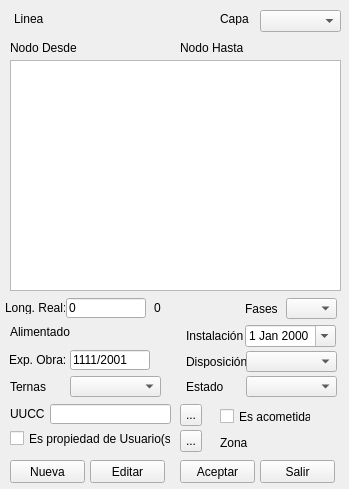
<?xml version="1.0" encoding="UTF-8"?>
<ui version="4.0">
 <class>Form</class>
 <widget class="QWidget" name="Form">
  <property name="windowModality">
   <enum>Qt::ApplicationModal</enum>
  </property>
  <property name="geometry">
   <rect>
    <x>0</x>
    <y>0</y>
    <width>349</width>
    <height>489</height>
   </rect>
  </property>
  <property name="windowTitle">
   <string>Linea</string>
  </property>
  <widget class="QComboBox" name="cmbCapa">
   <property name="geometry">
    <rect>
     <x>260</x>
     <y>10</y>
     <width>81</width>
     <height>22</height>
    </rect>
   </property>
  </widget>
  <widget class="QLineEdit" name="txtLongitud">
   <property name="geometry">
    <rect>
     <x>66</x>
     <y>298</y>
     <width>80</width>
     <height>20</height>
    </rect>
   </property>
   <property name="inputMethodHints">
    <set>Qt::ImhFormattedNumbersOnly</set>
   </property>
   <property name="text">
    <string>0</string>
   </property>
  </widget>
  <widget class="QDateEdit" name="datInstalacion">
   <property name="geometry">
    <rect>
     <x>245</x>
     <y>325</y>
     <width>91</width>
     <height>22</height>
    </rect>
   </property>
   <property name="calendarPopup">
    <bool>true</bool>
   </property>
  </widget>
  <widget class="QLabel" name="label">
   <property name="geometry">
    <rect>
     <x>14</x>
     <y>12</y>
     <width>47</width>
     <height>13</height>
    </rect>
   </property>
   <property name="text">
    <string>Linea</string>
   </property>
  </widget>
  <widget class="QLabel" name="lblLinea">
   <property name="geometry">
    <rect>
     <x>60</x>
     <y>11</y>
     <width>80</width>
     <height>16</height>
    </rect>
   </property>
   <property name="text">
    <string>&lt;automático&gt;</string>
   </property>
  </widget>
  <widget class="QLabel" name="label_5">
   <property name="geometry">
    <rect>
     <x>220</x>
     <y>12</y>
     <width>47</width>
     <height>13</height>
    </rect>
   </property>
   <property name="text">
    <string>Capa</string>
   </property>
  </widget>
  <widget class="QLabel" name="lblZona">
   <property name="geometry">
    <rect>
     <x>252</x>
     <y>433</y>
     <width>91</width>
     <height>20</height>
    </rect>
   </property>
   <property name="frameShape">
    <enum>QFrame::NoFrame</enum>
   </property>
   <property name="text">
    <string>&lt;desc.&gt;</string>
   </property>
   <property name="alignment">
    <set>Qt::AlignLeading|Qt::AlignLeft|Qt::AlignVCenter</set>
   </property>
  </widget>
  <widget class="QLabel" name="lblAlimentador">
   <property name="geometry">
    <rect>
     <x>76</x>
     <y>322</y>
     <width>101</width>
     <height>20</height>
    </rect>
   </property>
   <property name="frameShape">
    <enum>QFrame::NoFrame</enum>
   </property>
   <property name="text">
    <string>&lt;desc.&gt;</string>
   </property>
  </widget>
  <widget class="QLabel" name="label_9">
   <property name="geometry">
    <rect>
     <x>5</x>
     <y>301</y>
     <width>60</width>
     <height>13</height>
    </rect>
   </property>
   <property name="text">
    <string>Long. Real:</string>
   </property>
  </widget>
  <widget class="QLabel" name="label_10">
   <property name="geometry">
    <rect>
     <x>186</x>
     <y>329</y>
     <width>60</width>
     <height>13</height>
    </rect>
   </property>
   <property name="text">
    <string>Instalación</string>
   </property>
  </widget>
  <widget class="QPushButton" name="cmdAceptar">
   <property name="geometry">
    <rect>
     <x>180</x>
     <y>460</y>
     <width>75</width>
     <height>23</height>
    </rect>
   </property>
   <property name="text">
    <string>Aceptar</string>
   </property>
   <property name="shortcut">
    <string>Return</string>
   </property>
  </widget>
  <widget class="QLabel" name="label_7">
   <property name="geometry">
    <rect>
     <x>10</x>
     <y>324</y>
     <width>60</width>
     <height>16</height>
    </rect>
   </property>
   <property name="text">
    <string>Alimentador</string>
   </property>
  </widget>
  <widget class="QLabel" name="label_8">
   <property name="geometry">
    <rect>
     <x>220</x>
     <y>435</y>
     <width>30</width>
     <height>16</height>
    </rect>
   </property>
   <property name="text">
    <string>Zona</string>
   </property>
  </widget>
  <widget class="QLineEdit" name="txtExpediente">
   <property name="geometry">
    <rect>
     <x>70</x>
     <y>350</y>
     <width>80</width>
     <height>20</height>
    </rect>
   </property>
   <property name="text">
    <string>1111/2001</string>
   </property>
  </widget>
  <widget class="QLabel" name="label_11">
   <property name="geometry">
    <rect>
     <x>9</x>
     <y>353</y>
     <width>60</width>
     <height>13</height>
    </rect>
   </property>
   <property name="text">
    <string>Exp. Obra:</string>
   </property>
  </widget>
  <widget class="QLabel" name="label_2">
   <property name="geometry">
    <rect>
     <x>10</x>
     <y>41</y>
     <width>70</width>
     <height>13</height>
    </rect>
   </property>
   <property name="text">
    <string>Nodo Desde</string>
   </property>
  </widget>
  <widget class="QLabel" name="lblNodoDesde">
   <property name="geometry">
    <rect>
     <x>86</x>
     <y>40</y>
     <width>70</width>
     <height>16</height>
    </rect>
   </property>
   <property name="text">
    <string>&lt;nodo desde&gt;</string>
   </property>
  </widget>
  <widget class="QLabel" name="label_3">
   <property name="geometry">
    <rect>
     <x>180</x>
     <y>41</y>
     <width>70</width>
     <height>13</height>
    </rect>
   </property>
   <property name="text">
    <string>Nodo Hasta</string>
   </property>
  </widget>
  <widget class="QLabel" name="lblNodoHasta">
   <property name="geometry">
    <rect>
     <x>252</x>
     <y>40</y>
     <width>70</width>
     <height>16</height>
    </rect>
   </property>
   <property name="text">
    <string>&lt;nodo hasta&gt;</string>
   </property>
  </widget>
  <widget class="QListWidget" name="liwElementos">
   <property name="geometry">
    <rect>
     <x>10</x>
     <y>60</y>
     <width>331</width>
     <height>231</height>
    </rect>
   </property>
  </widget>
  <widget class="QComboBox" name="cmbFase">
   <property name="geometry">
    <rect>
     <x>286</x>
     <y>298</y>
     <width>51</width>
     <height>21</height>
    </rect>
   </property>
  </widget>
  <widget class="QComboBox" name="cmbDisposicion">
   <property name="geometry">
    <rect>
     <x>246</x>
     <y>351</y>
     <width>91</width>
     <height>21</height>
    </rect>
   </property>
  </widget>
  <widget class="QComboBox" name="cmbEstado">
   <property name="geometry">
    <rect>
     <x>246</x>
     <y>376</y>
     <width>91</width>
     <height>21</height>
    </rect>
   </property>
  </widget>
  <widget class="QLabel" name="label_12">
   <property name="geometry">
    <rect>
     <x>245</x>
     <y>301</y>
     <width>41</width>
     <height>16</height>
    </rect>
   </property>
   <property name="text">
    <string>Fases</string>
   </property>
  </widget>
  <widget class="QLabel" name="label_13">
   <property name="geometry">
    <rect>
     <x>186</x>
     <y>355</y>
     <width>60</width>
     <height>13</height>
    </rect>
   </property>
   <property name="text">
    <string>Disposición</string>
   </property>
  </widget>
  <widget class="QLabel" name="label_14">
   <property name="geometry">
    <rect>
     <x>186</x>
     <y>380</y>
     <width>60</width>
     <height>13</height>
    </rect>
   </property>
   <property name="text">
    <string>Estado</string>
   </property>
  </widget>
  <widget class="QCheckBox" name="chkPropiedadUsuario">
   <property name="geometry">
    <rect>
     <x>10</x>
     <y>430</y>
     <width>161</width>
     <height>17</height>
    </rect>
   </property>
   <property name="text">
    <string>Es propiedad de Usuario(s)</string>
   </property>
   <property name="checked">
    <bool>false</bool>
   </property>
  </widget>
  <widget class="QLabel" name="lblLongitud">
   <property name="geometry">
    <rect>
     <x>154</x>
     <y>303</y>
     <width>85</width>
     <height>10</height>
    </rect>
   </property>
   <property name="text">
    <string>0</string>
   </property>
  </widget>
  <widget class="QPushButton" name="cmdSalir">
   <property name="geometry">
    <rect>
     <x>260</x>
     <y>460</y>
     <width>75</width>
     <height>23</height>
    </rect>
   </property>
   <property name="text">
    <string>Salir</string>
   </property>
   <property name="shortcut">
    <string>Esc</string>
   </property>
  </widget>
  <widget class="QToolButton" name="cmdUUCC">
   <property name="geometry">
    <rect>
     <x>180</x>
     <y>404</y>
     <width>22</width>
     <height>22</height>
    </rect>
   </property>
   <property name="text">
    <string>...</string>
   </property>
  </widget>
  <widget class="QLineEdit" name="txtUUCC">
   <property name="geometry">
    <rect>
     <x>50</x>
     <y>404</y>
     <width>121</width>
     <height>20</height>
    </rect>
   </property>
   <property name="text">
    <string/>
   </property>
  </widget>
  <widget class="QLabel" name="label_15">
   <property name="geometry">
    <rect>
     <x>10</x>
     <y>407</y>
     <width>47</width>
     <height>13</height>
    </rect>
   </property>
   <property name="text">
    <string>UUCC</string>
   </property>
  </widget>
  <widget class="QCheckBox" name="chkAcometida">
   <property name="geometry">
    <rect>
     <x>220</x>
     <y>408</y>
     <width>91</width>
     <height>17</height>
    </rect>
   </property>
   <property name="text">
    <string>Es acometida</string>
   </property>
  </widget>
  <widget class="QComboBox" name="cmbTernas">
   <property name="geometry">
    <rect>
     <x>70</x>
     <y>376</y>
     <width>91</width>
     <height>21</height>
    </rect>
   </property>
  </widget>
  <widget class="QLabel" name="label_16">
   <property name="geometry">
    <rect>
     <x>10</x>
     <y>380</y>
     <width>60</width>
     <height>13</height>
    </rect>
   </property>
   <property name="text">
    <string>Ternas</string>
   </property>
  </widget>
  <widget class="QToolButton" name="cmdUsuarios">
   <property name="geometry">
    <rect>
     <x>180</x>
     <y>430</y>
     <width>22</width>
     <height>22</height>
    </rect>
   </property>
   <property name="text">
    <string>...</string>
   </property>
  </widget>
  <widget class="QPushButton" name="cmdNueva">
   <property name="geometry">
    <rect>
     <x>10</x>
     <y>460</y>
     <width>75</width>
     <height>23</height>
    </rect>
   </property>
   <property name="text">
    <string>Nueva</string>
   </property>
  </widget>
  <widget class="QPushButton" name="cmdEditar">
   <property name="geometry">
    <rect>
     <x>90</x>
     <y>460</y>
     <width>75</width>
     <height>23</height>
    </rect>
   </property>
   <property name="text">
    <string>Editar</string>
   </property>
  </widget>
  <widget class="QLabel" name="lblAux">
   <property name="geometry">
    <rect>
     <x>140</x>
     <y>11</y>
     <width>80</width>
     <height>17</height>
    </rect>
   </property>
   <property name="text">
    <string/>
   </property>
  </widget>
 </widget>
 <resources/>
 <connections/>
</ui>
